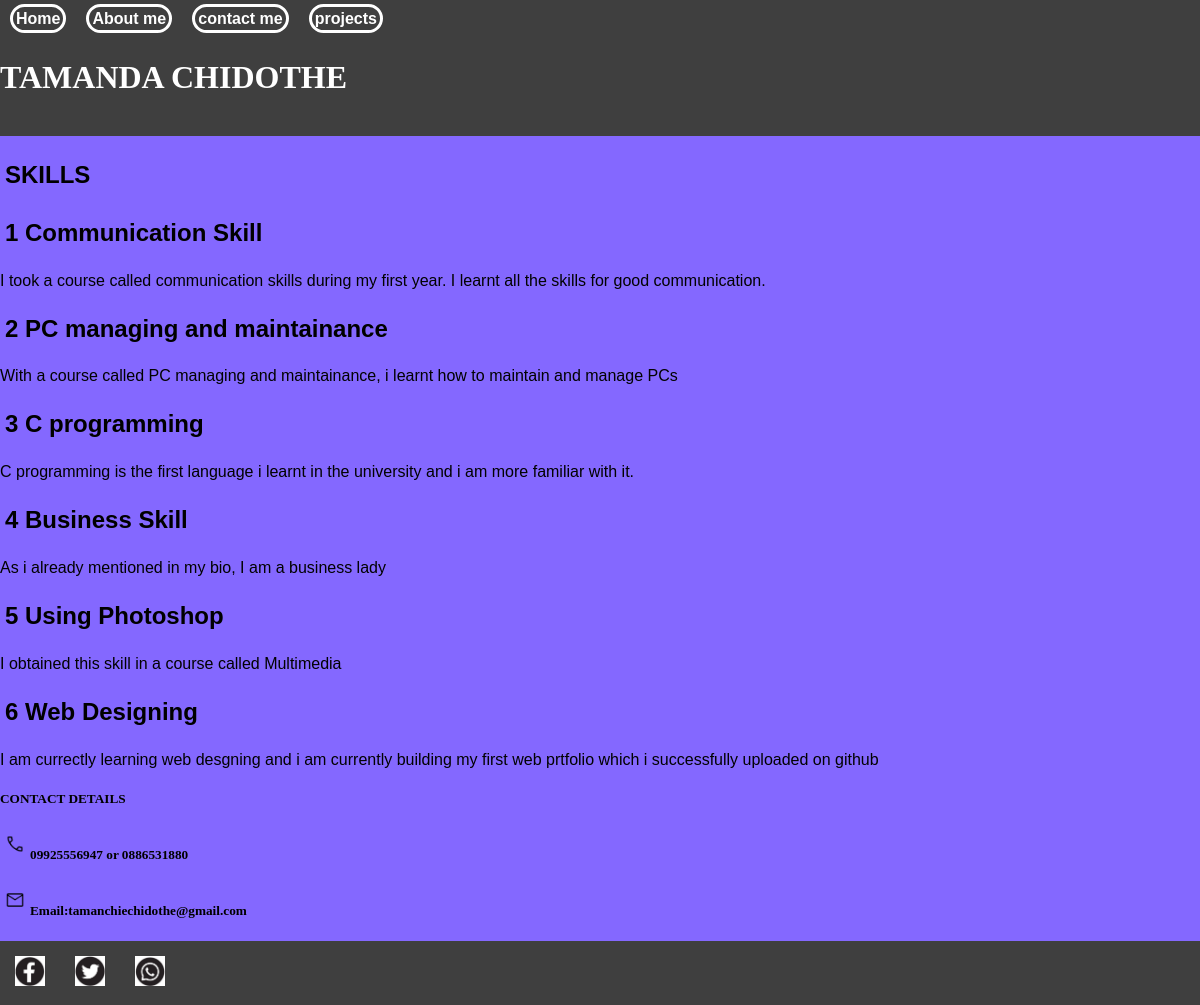
The page /skills.php on the database its author committed.
### tables this page shows
CREATE TABLE `skills` (
  `Id` int(11) DEFAULT NULL,
  `Name` text DEFAULT NULL,
  `Description` text DEFAULT NULL
);

### skills.php (the view, shortened to what this page needs)
<!DOCTYPE html>
<?php include 'connection.php'; ?>
<html>
<head>
   <link rel="stylesheet" href="webpageStyle.css">
</head>
  <header>
    <nav>
      <ul>
        <li> <a href="index.php"><t>Home</t></a> </li>
        <li> <a href="about.php"><t>About me</t></a> </li>
        <li> <a href="#contacts"><t>contact me</t></a> </li>
        <li> <a href="projects.php"><t>projects</t></a> </li>
      </ul>
    </nav>
    <h1>TAMANDA CHIDOTHE</h1><br>
  </header>
<body>
  <h2>SKILLS</h2>
    <?php
$query="SELECT Id ,Name,Description FROM skills";
$result= mysqli_query($connection,$query);
  ?>
<div>
<?php while($row = mysqli_fetch_assoc($result)) {?>
<div>
<h2><?php echo $row['Id'] . " " . $row['Name'];?></h2>
<p><?php echo $row['Description'];?></p>
</div>
<?php } ?>
</div>
</body>
  <h5 id="contacts"> CONTACT DETAILS</h5>
   <h5> <img src="images/phone.png" width="20px">09925556947 or 0886531880</h5>
   <h5> <img src="images/mail.png" width="20px">Email:tamanchiechidothe@gmail.com</h5>
<footer>
  <ul>
    <li> <a href=" https://www.facebook.com/tamanchie.chidothe>"> <img src="images/fb.png" width="30px"> </a></li>
    <li> <a href="https://twitter.com"> <img src="images/twitter.png" width="30px"> </a></li>
    <li> <a href="https://whatsapp.com"> <img src="images/whatsapp.png" width="30px"> </a></li>
  </ul>
</footer>
</html>

### webpageStyle.css (style rules this page uses)
header { background-color: rgb(63 63 63); margin: 0px; padding: 0px; }
body { background-color: #8468ff; width: 100%; margin: 0px; padding: 0px; }
footer { background-color: rgb(63 63 63); margin: 0; font-family: 'Franklin Gothic Medium', 'Arial Narrow', Arial, sans-serif; padding: 0px; margin: px; }
footer ul { list-style: none; margin: 0; display: flex; padding: 0px; }
nav ul { list-style: none; margin: 0; padding: 0px; display: flex; }
li { padding: 10px; }
nav { color: white; font-weight: bolder; font-family: arial; }
h1 { color: white; text-align: justify; }
h2 { font-family: 'Franklin Gothic Medium', 'Arial Narrow', Arial, sans-serif; padding: 5px; color: Black; }
h5 { color:black; }
p { font-family: 'Franklin Gothic Medium', 'Arial Narrow', Arial, sans-serif; color: rgb(2, 2, 2); }
img { padding: 5px; }
a { text-decoration: none; color: white; }
t { border-style: solid; border-color: white; padding: 3px; border-radius: 30px; }

### rows shown on the page
skills: Id "1", Name "Communication Skill", Description "I took a course called communication skills during my first year. I learnt all the skills for good communication."
skills: Id "2", Name "PC managing and maintainance", Description "With a course called PC managing and maintainance, i learnt how to maintain and manage PCs"
skills: Id "3", Name "C programming", Description "C programming is the first language i learnt in the university and i am more familiar with it."
skills: Id "4", Name "Business Skill", Description "As i already mentioned in my bio, I am a business lady"
skills: Id "5", Name "Using Photoshop", Description "I obtained this skill in a course called Multimedia"
skills: Id "6", Name "Web Designing", Description "I am currectly learning web desgning and i am currently building my first web prtfolio which i successfully uploaded on github"
